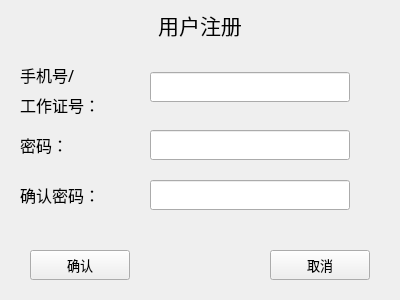
<?xml version="1.0" encoding="UTF-8"?>
<ui version="4.0">
 <class>registerwindow</class>
 <widget class="QWidget" name="registerwindow">
  <property name="geometry">
   <rect>
    <x>0</x>
    <y>0</y>
    <width>400</width>
    <height>300</height>
   </rect>
  </property>
  <property name="windowTitle">
   <string>Form</string>
  </property>
  <property name="styleSheet">
   <string notr="true">QPushButton{color rgb(170, 170, 255)}
</string>
  </property>
  <widget class="QLabel" name="label">
   <property name="geometry">
    <rect>
     <x>100</x>
     <y>0</y>
     <width>200</width>
     <height>50</height>
    </rect>
   </property>
   <property name="font">
    <font>
     <family>微软雅黑</family>
     <pointsize>16</pointsize>
    </font>
   </property>
   <property name="layoutDirection">
    <enum>Qt::LeftToRight</enum>
   </property>
   <property name="text">
    <string>用户注册</string>
   </property>
   <property name="alignment">
    <set>Qt::AlignCenter</set>
   </property>
  </widget>
  <widget class="QLineEdit" name="lPassword">
   <property name="geometry">
    <rect>
     <x>150</x>
     <y>130</y>
     <width>200</width>
     <height>30</height>
    </rect>
   </property>
   <property name="font">
    <font>
     <family>微软雅黑</family>
    </font>
   </property>
   <property name="echoMode">
    <enum>QLineEdit::Password</enum>
   </property>
  </widget>
  <widget class="QLineEdit" name="lUserid">
   <property name="geometry">
    <rect>
     <x>150</x>
     <y>72</y>
     <width>200</width>
     <height>30</height>
    </rect>
   </property>
   <property name="font">
    <font>
     <family>微软雅黑</family>
     <pointsize>10</pointsize>
    </font>
   </property>
  </widget>
  <widget class="QLineEdit" name="lPassword2">
   <property name="geometry">
    <rect>
     <x>150</x>
     <y>180</y>
     <width>200</width>
     <height>30</height>
    </rect>
   </property>
   <property name="font">
    <font>
     <family>微软雅黑</family>
    </font>
   </property>
   <property name="echoMode">
    <enum>QLineEdit::Password</enum>
   </property>
  </widget>
  <widget class="QLabel" name="label_3">
   <property name="geometry">
    <rect>
     <x>20</x>
     <y>60</y>
     <width>100</width>
     <height>30</height>
    </rect>
   </property>
   <property name="font">
    <font>
     <family>微软雅黑</family>
     <pointsize>12</pointsize>
    </font>
   </property>
   <property name="text">
    <string>手机号/</string>
   </property>
  </widget>
  <widget class="QLabel" name="label_4">
   <property name="geometry">
    <rect>
     <x>20</x>
     <y>130</y>
     <width>100</width>
     <height>30</height>
    </rect>
   </property>
   <property name="font">
    <font>
     <family>微软雅黑</family>
     <pointsize>12</pointsize>
    </font>
   </property>
   <property name="text">
    <string>密码：</string>
   </property>
  </widget>
  <widget class="QLabel" name="label_5">
   <property name="geometry">
    <rect>
     <x>20</x>
     <y>180</y>
     <width>100</width>
     <height>30</height>
    </rect>
   </property>
   <property name="font">
    <font>
     <family>微软雅黑</family>
     <pointsize>12</pointsize>
    </font>
   </property>
   <property name="text">
    <string>确认密码：</string>
   </property>
  </widget>
  <widget class="QPushButton" name="bRegister">
   <property name="geometry">
    <rect>
     <x>30</x>
     <y>250</y>
     <width>100</width>
     <height>30</height>
    </rect>
   </property>
   <property name="font">
    <font>
     <family>微软雅黑</family>
     <pointsize>10</pointsize>
    </font>
   </property>
   <property name="text">
    <string>确认</string>
   </property>
  </widget>
  <widget class="QPushButton" name="bCancel">
   <property name="geometry">
    <rect>
     <x>270</x>
     <y>250</y>
     <width>100</width>
     <height>30</height>
    </rect>
   </property>
   <property name="font">
    <font>
     <family>微软雅黑</family>
     <pointsize>10</pointsize>
    </font>
   </property>
   <property name="text">
    <string>取消</string>
   </property>
  </widget>
  <widget class="QLabel" name="label_2">
   <property name="geometry">
    <rect>
     <x>20</x>
     <y>90</y>
     <width>100</width>
     <height>30</height>
    </rect>
   </property>
   <property name="font">
    <font>
     <family>微软雅黑</family>
     <pointsize>12</pointsize>
    </font>
   </property>
   <property name="text">
    <string>工作证号：</string>
   </property>
  </widget>
 </widget>
 <resources/>
 <connections/>
</ui>
